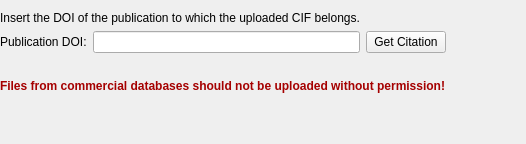
                <widget class="QWidget" name="page_published">
                 <layout class="QVBoxLayout" name="verticalLayout_27">
                  <property name="leftMargin">
                   <number>0</number>
                  </property>
                  <property name="rightMargin">
                   <number>0</number>
                  </property>
                  <item>
                   <layout class="QGridLayout" name="gridLayout_23">
                    <item row="1" column="1">
                     <widget class="QLineEdit" name="publication_doi_lineedit"/>
                    </item>
                    <item row="1" column="0">
                     <widget class="QLabel" name="cod_database_code_Label">
                      <property name="text">
                       <string>Publication DOI:</string>
                      </property>
                     </widget>
                    </item>
                    <item row="1" column="3">
                     <spacer name="horizontalSpacer_32">
                      <property name="orientation">
                       <enum>Qt::Horizontal</enum>
                      </property>
                      <property name="sizeType">
                       <enum>QSizePolicy::Preferred</enum>
                      </property>
                      <property name="sizeHint" stdset="0">
                       <size>
                        <width>80</width>
                        <height>20</height>
                       </size>
                      </property>
                     </spacer>
                    </item>
                    <item row="0" column="0" colspan="2">
                     <widget class="QLabel" name="label_11">
                      <property name="text">
                       <string>Insert the DOI of the publication to which the uploaded CIF belongs.</string>
                      </property>
                     </widget>
                    </item>
                    <item row="1" column="2">
                     <widget class="QPushButton" name="GetDOIPushButton">
                      <property name="text">
                       <string>Get Citation</string>
                      </property>
                     </widget>
                    </item>
                   </layout>
                  </item>
                  <item>
                   <widget class="QLabel" name="DOIResolveTextLabel">
                    <property name="text">
                     <string/>
                    </property>
                    <property name="textFormat">
                     <enum>Qt::PlainText</enum>
                    </property>
                    <property name="wordWrap">
                     <bool>true</bool>
                    </property>
                   </widget>
                  </item>
                  <item>
                   <layout class="QVBoxLayout" name="verticalLayout_26">
                    <item>
                     <widget class="QLabel" name="label_14">
                      <property name="text">
                       <string>&lt;html&gt;&lt;head/&gt;&lt;body&gt;&lt;p&gt;&lt;span style=&quot; font-weight:600; color:#a50000;&quot;&gt;Files from commercial databases should not be uploaded without permission!&lt;/span&gt;&lt;/p&gt;&lt;/body&gt;&lt;/html&gt;</string>
                      </property>
                      <property name="textFormat">
                       <enum>Qt::RichText</enum>
                      </property>
                     </widget>
                    </item>
                   </layout>
                  </item>
                  <item>
                   <spacer name="verticalSpacer_11">
                    <property name="orientation">
                     <enum>Qt::Vertical</enum>
                    </property>
                    <property name="sizeHint" stdset="0">
                     <size>
                      <width>20</width>
                      <height>40</height>
                     </size>
                    </property>
                   </spacer>
                  </item>
                 </layout>
                </widget>
